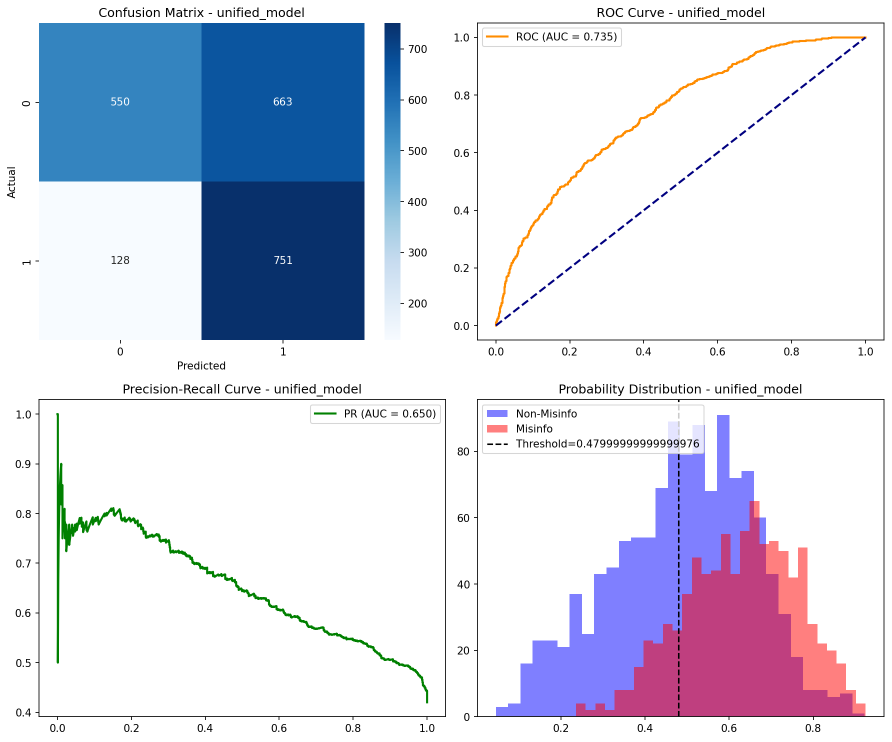
#> input picture ml/data/evaluations/eval_20260214_105659/unified_model_evaluation.png, 1783 x 1483 px (shown at 1/2 size)
$ python -i ocr_service.py   (imports and definitions only)
#> lines starting #> are read from the running program, lines starting #| are printed output that depends on the picture
#> further down, picture is the input picture: PIL image 1783x1483 RGBA; mean R, G, B, A 214.6, 217.5, 232, 255
from __future__ import annotations

import os
import shutil
from io import BytesIO

# OCR is optional
try:
    import pytesseract
    from PIL import Image, ImageFilter, ImageOps
    OCR_AVAILABLE = True
except ImportError:
    pytesseract = None
    Image = None
    ImageFilter = None
    ImageOps = None
    OCR_AVAILABLE = False


# [34 lines left out: function configure_tesseract, not called in this run]


def _preprocess_image(img: Image.Image) -> Image.Image:
    """
    Lightweight preprocessing to improve OCR accuracy.
    Keeps it simple so existing behaviour is not broken.
    """
    if ImageOps is None or ImageFilter is None:
        return img.convert("RGB")

    # Convert to grayscale
    img = ImageOps.grayscale(img)
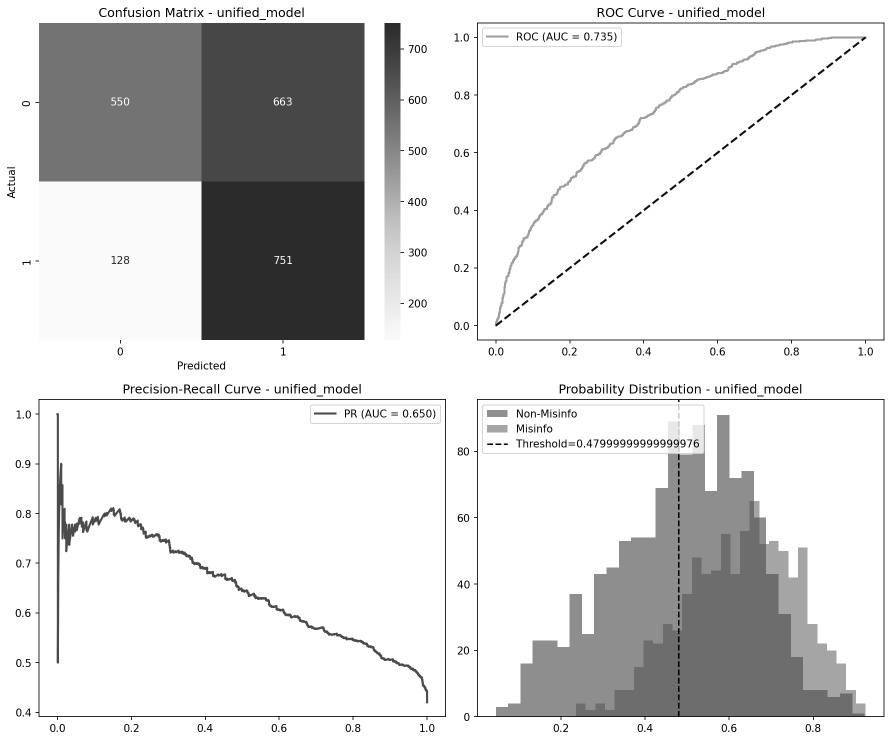
#> img: PIL image 1783x1483 L (shown at 1/2 size); min 0, max 255, mean 218.3

    # Upscale small images to help OCR
    width, height = img.size
#> width = 1783; height = 1483
    if width < 1200:
        scale = max(1.5, 1200 / max(width, 1))
        img = img.resize((int(width * scale), int(height * scale)))

    # Improve contrast and sharpen slightly
    img = ImageOps.autocontrast(img)
    img = img.filter(ImageFilter.SHARPEN)

    return img


# [34 lines left out: function extract_text_from_image_bytes, not called in this run]

>>> from PIL import Image
>>> picture = Image.open('../data/evaluations/eval_20260214_105659/unified_model_evaluation.png')
>>> result = _preprocess_image(picture)
